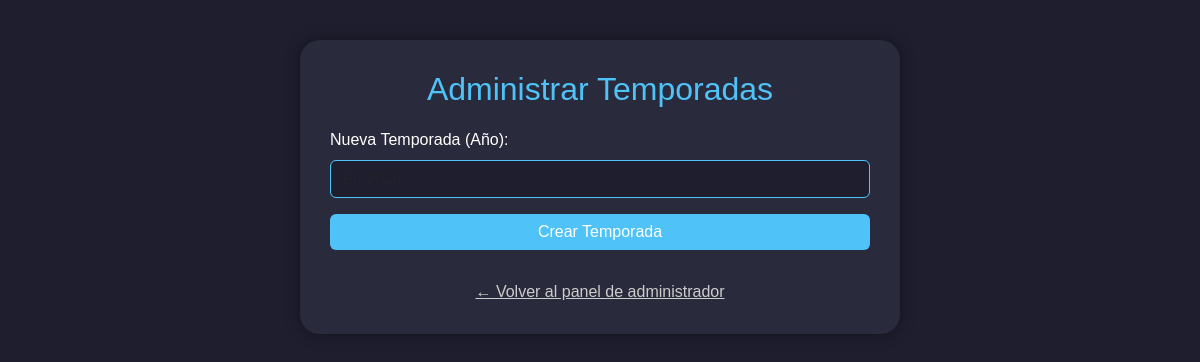
Page /admin/temporadas on the earlier database version.
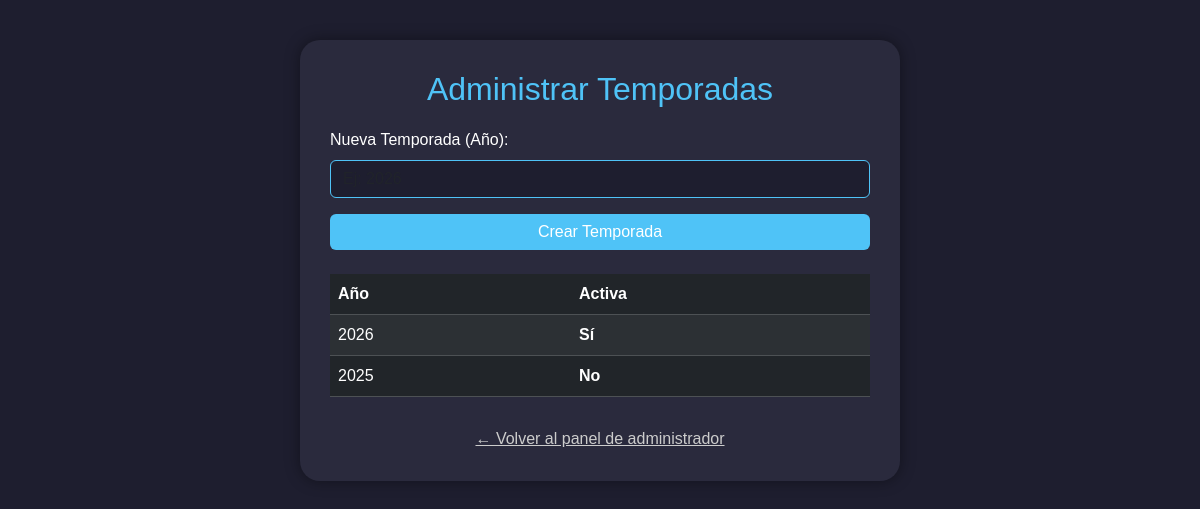
Same page on the later database version.
### app/models/models.py (models this page shows, shortened)
class Temporada(db.Model):
    __tablename__ = 'temporada'
    id = db.Column(db.Integer, primary_key=True)
    nombre = db.Column(db.String(20), nullable=False, unique=True)  # ej: "2025"
    activa = db.Column(db.Boolean, default=False)
    torneos = db.relationship(
        'Torneo',
        back_populates='temporada',
        cascade='all, delete-orphan'
    )

### app/routes/views.py (the view)
@views.route('/admin/temporadas', methods=['GET'])
def administrar_temporadas_view():
    temporadas = Temporada.query.order_by(Temporada.nombre.desc()).all()
    return render_template("plantillasAdmin/administrar_temporadas.html", temporadas=temporadas)

### app/templates/plantillasAdmin/administrar_temporadas.html (shortened to what this page needs)
<!DOCTYPE html>
<html lang="es">
<head>
    <link href="https://cdn.jsdelivr.net/npm/bootstrap@5.3.3/dist/css/bootstrap.min.css" rel="stylesheet">
</head>
<body>
<div class="container-form">
    <h2>Administrar Temporadas</h2>
    <form method="POST" action="{{ url_for('views.crear_temporada') }}">
        <div class="mb-3">
            <label for="nombre" class="form-label">Nueva Temporada (Año):</label>
            <input type="text" class="form-control" id="nombre" name="nombre" placeholder="Ej: 2026" required>
        </div>
        <button type="submit" class="btn btn-primary w-100">Crear Temporada</button>
    </form>
    {% if temporadas %}
        <table class="table table-dark table-striped mt-4">
            <thead>
                <tr>
                    <th>Año</th>
                    <th>Activa</th>
                </tr>
            </thead>
            <tbody>
                {% for t in temporadas %}
                    <tr>
                        <td>{{ t.nombre }}</td>
                        <td class="{{ 'active-true' if t.activa else 'active-false' }}">
                            {{ 'Sí' if t.activa else 'No' }}
                        </td>
                    </tr>
                {% endfor %}
            </tbody>
        </table>
    {% endif %}
    <a href="{{ url_for('views.adminview') }}" class="back-link">
        ← Volver al panel de administrador
    </a>
</div>
</body>
</html>

Differences in the rows shown:
added Temporada: nombre "2026", activa "Sí"
added Temporada: nombre "2025", activa "No"
Other differences:
text now shown: "Año Activa"
